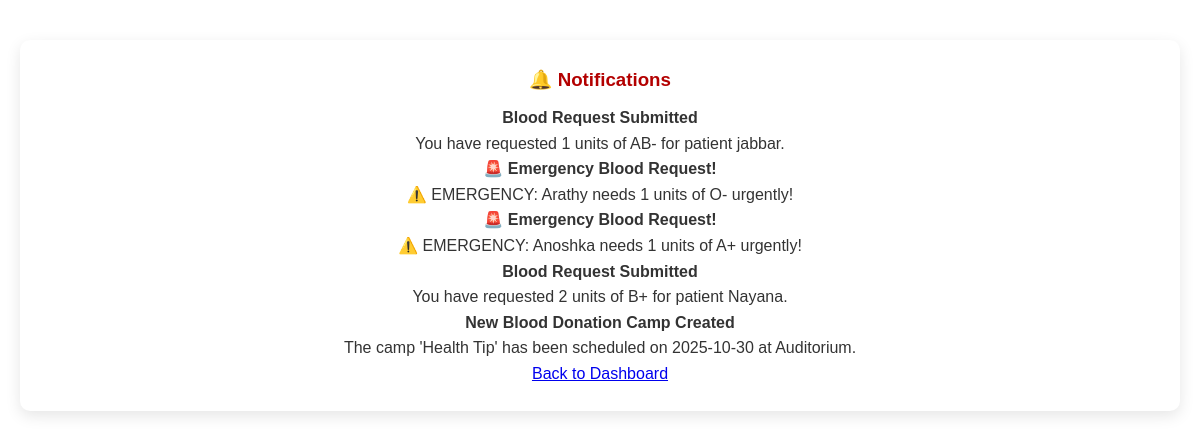
Before: /donor/notifications/ with the older database file.
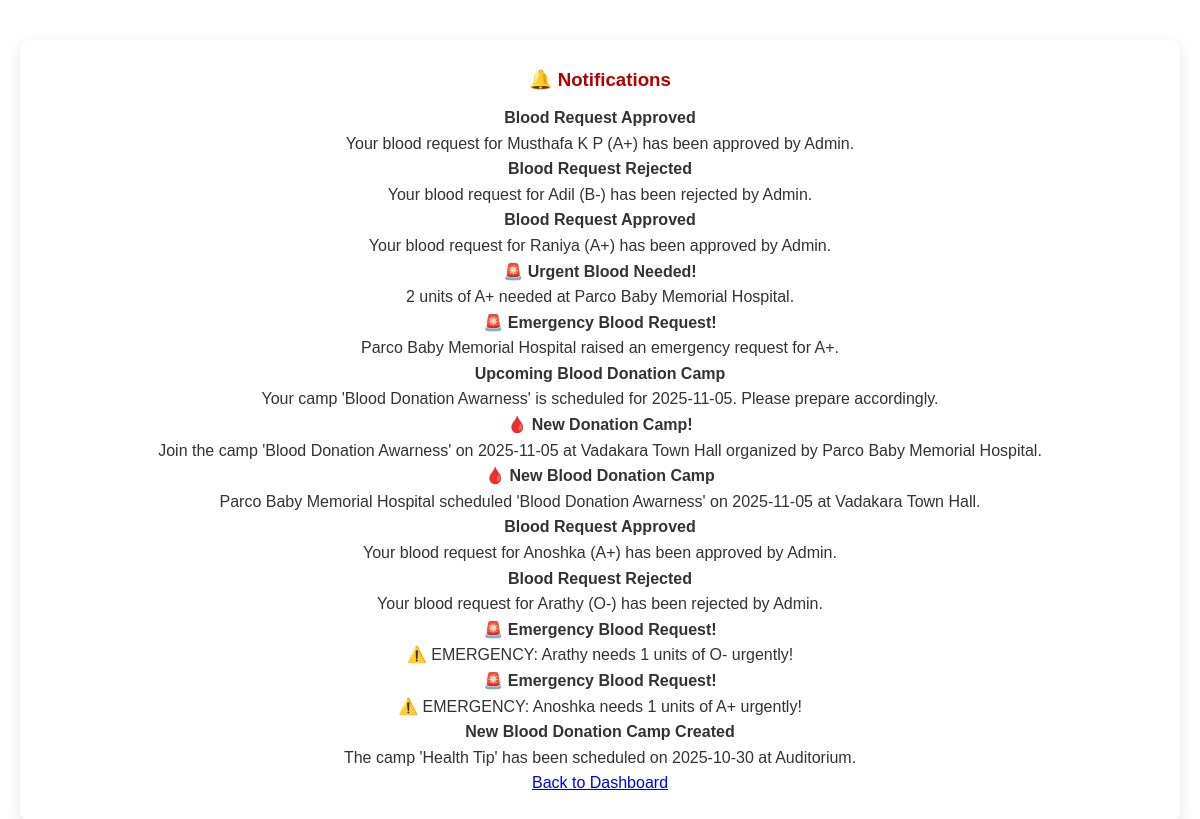
After: the same page with the newer database file.
### BB_app/models.py (models this page shows, shortened)
class Notification(models.Model):
    ROLE_CHOICES = [
        ('admin', 'Admin'),
        ('donor', 'Donor'),
        ('hospital', 'Hospital'),
        ('patient', 'Patient'),
    ]
    recipient = models.ForeignKey(User, on_delete=models.CASCADE, null=True, blank=True)
    role = models.CharField(max_length=20, choices=ROLE_CHOICES)
    title = models.CharField(max_length=200)
    message = models.TextField()
    is_read = models.BooleanField(default=False)
    created_at = models.DateTimeField(auto_now_add=True)
    type = models.CharField(max_length=20, default='info')

### BB_app/views.py (the view)
# urls.py: path('donor/notifications/', views.donor_notifications, name='donor_notifications'),
def donor_notifications(request):
    notifications = Notification.objects.all().order_by('-id')
    return render(request, 'donor_notifications.html', {'notifications': notifications})

### BB_app/templates/donor_notifications.html
{% extends 'master.html' %}
{% block content %}
<div class="container mt-5">
  <div class="card shadow-lg p-4">
    <h3 class="text-center text-danger fw-bold mb-4">🔔 Notifications</h3>
    {% if notifications %}
      {% for notif in notifications %}
        <div class="alert {% if 'EMERGENCY' in notif.title %}alert-danger{% else %}alert-info{% endif %} shadow-sm">
          <strong>{{ notif.title }}</strong><br>
          {{ notif.message }}
        </div>
      {% endfor %}
    {% else %}
      <p class="text-center text-muted">No notifications at the moment.</p>
    {% endif %}
      <a href="{% url 'donor_dashboard' %}">Back to Dashboard</a>
  </div>
</div>
{% endblock %}

### BB_app/templates/master.html (shortened to what this page needs)
{% load static %}
<!DOCTYPE html>
<html lang="en">
<head>
    <link rel="stylesheet" href="{% static 'css/style.css' %}">
    <link rel="stylesheet" href="{% static 'css/lr.css' %}">
    <link rel="stylesheet" href="{% static 'css/pdh_forms.css' %}">
    <link rel="stylesheet" href="{% static 'css/hospital_dashboard.css' %}">
    <link rel="stylesheet" href="{% static 'css/donor_dashboard.css' %}">
    <link rel="stylesheet" href="https://cdnjs.cloudflare.com/ajax/libs/font-awesome/6.4.0/css/all.min.css">
</head>
<body>
    {% block content %}
    {% endblock %}
</body>
</html>

### BB_app/static/css/style.css (style rules this page uses)
* { margin: 0; padding: 0; box-sizing: border-box; font-family: "Poppins", sans-serif; }
.container { max-width: 1200px; margin: 0 auto; padding: 0 20px; width: 100%; }
body { background-color: #fff; color: #333; line-height: 1.6; scroll-behavior: smooth; }
.card { background: #fff; border-radius: 10px; box-shadow: 0 5px 15px rgba(0, 0, 0, 0.1); padding: 25px; transition: 0.3s ease; text-align: center; margin-top: 40px; }
.card h3 { color: #b30000; margin-bottom: 10px; }

Changed rows visible on the page:
removed Notification: title "Blood Request Submitted", message "You have requested 1 units of AB- for patient jabbar."
removed Notification: title "Blood Request Submitted", message "You have requested 2 units of B+ for patient Nayana."
added Notification: title "Blood Request Approved", message "Your blood request for Musthafa K P (A+) has been approved by Admin."
added Notification: title "Blood Request Rejected", message "Your blood request for Adil (B-) has been rejected by Admin."
added Notification: title "Blood Request Approved", message "Your blood request for Raniya (A+) has been approved by Admin."
added Notification: title "🚨 Urgent Blood Needed!", message "2 units of A+ needed at Parco Baby Memorial Hospital."
added Notification: title "🚨 Emergency Blood Request!", message "Parco Baby Memorial Hospital raised an emergency request for A+."
added Notification: title "Upcoming Blood Donation Camp", message "Your camp 'Blood Donation Awarness' is scheduled for 2025-11-05. Please prepare accordingly."
added Notification: title "🩸 New Donation Camp!", message "Join the camp 'Blood Donation Awarness' on 2025-11-05 at Vadakara Town Hall organized by Parco Baby Memorial Hospital."
added Notification: title "🩸 New Blood Donation Camp", message "Parco Baby Memorial Hospital scheduled 'Blood Donation Awarness' on 2025-11-05 at Vadakara Town Hall."
added Notification: title "Blood Request Approved", message "Your blood request for Anoshka (A+) has been approved by Admin."
added Notification: title "Blood Request Rejected", message "Your blood request for Arathy (O-) has been rejected by Admin."
